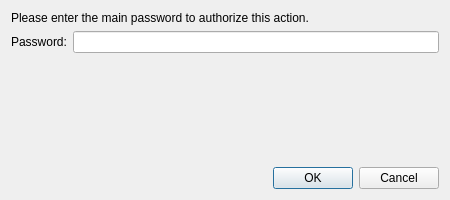
<?xml version="1.0" encoding="UTF-8"?>
<ui version="4.0">
 <class>EnterMainPasswordDialog</class>
 <widget class="QDialog" name="EnterMainPasswordDialog">
  <property name="geometry">
   <rect>
    <x>0</x>
    <y>0</y>
    <width>450</width>
    <height>200</height>
   </rect>
  </property>
  <property name="windowTitle">
   <string>Enter Main Password</string>
  </property>
  <layout class="QVBoxLayout" name="verticalLayout">
   <item>
    <widget class="QLabel" name="mainBlurbLabel">
     <property name="text">
      <string>Please enter the main password to authorize this action.</string>
     </property>
     <property name="wordWrap">
      <bool>true</bool>
     </property>
    </widget>
   </item>
   <item>
    <layout class="QFormLayout" name="formLayout">
     <item row="0" column="0">
      <widget class="QLabel" name="label1">
       <property name="text">
        <string>Password:</string>
       </property>
      </widget>
     </item>
     <item row="0" column="1">
      <widget class="QLineEdit" name="mainTextBox">
       <property name="echoMode">
        <enum>QLineEdit::Password</enum>
       </property>
      </widget>
     </item>
    </layout>
   </item>
   <item>
    <widget class="QLabel" name="passwordError">
     <property name="text">
      <string/>
     </property>
     <property name="styleSheet">
      <string notr="true">color: red;</string>
     </property>
     <property name="visible">
      <bool>false</bool>
     </property>
    </widget>
   </item>
   <item>
    <spacer name="verticalSpacer">
     <property name="orientation">
      <enum>Qt::Vertical</enum>
     </property>
     <property name="sizeHint" stdset="0">
      <size>
       <width>20</width>
       <height>40</height>
      </size>
     </property>
    </spacer>
   </item>
   <item>
    <widget class="QDialogButtonBox" name="buttonBox">
     <property name="orientation">
      <enum>Qt::Horizontal</enum>
     </property>
     <property name="standardButtons">
      <set>QDialogButtonBox::Cancel|QDialogButtonBox::Ok</set>
     </property>
    </widget>
   </item>
  </layout>
 </widget>
 <resources/>
 <connections>
  <connection>
   <sender>buttonBox</sender>
   <signal>rejected()</signal>
   <receiver>EnterMainPasswordDialog</receiver>
   <slot>reject()</slot>
   <hints>
    <hint type="sourcelabel">
     <x>316</x>
     <y>260</y>
    </hint>
    <hint type="destinationlabel">
     <x>286</x>
     <y>274</y>
    </hint>
   </hints>
  </connection>
 </connections>
</ui>
